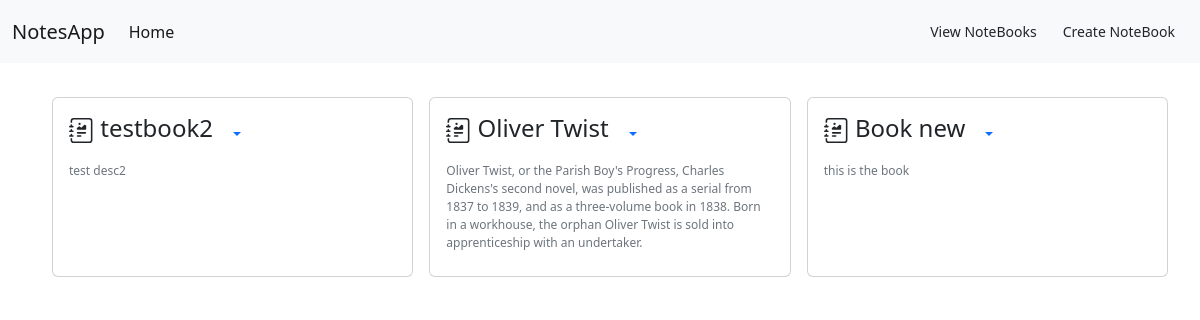
Before: /notebooks/view_notebooks.php with the older database file.
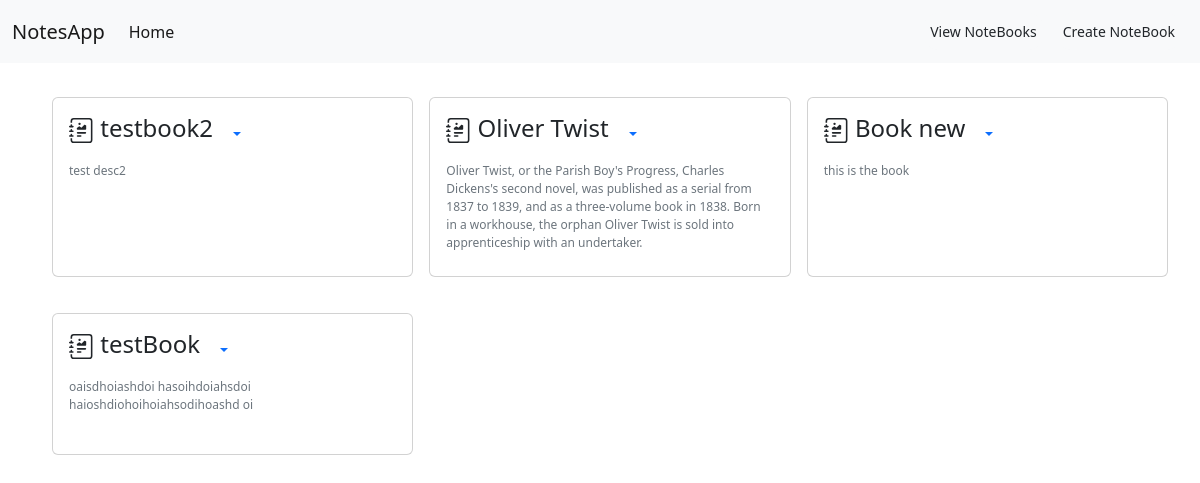
After: the same page with the newer database file.
### tables this page shows
CREATE TABLE notebooks(
    nb_id INTEGER PRIMARY KEY AUTOINCREMENT,
    name  CHAR(100) NOT NULL,
    desc TEXT NOT NULL,
    created_at DATETIME DEFAULT CURRENT_TIMESTAMP,
    updated_at DATETIME DEFAULT CURRENT_TIMESTAMP
);

### notebooks/view_notebooks.php (the view, shortened to what this page needs)
<?php
include_once '../includes/header.php';
include_once '../includes/footer.php';
include_once '../includes/navbar.php';
?>
<?php main_header('View Notebook'); ?>
<?php main_navbar(); ?>
<div class="container">
    <div class="mt-4 wrapper" >
        <?php
        $db = new database('../notesapp.db');
        $sql = "SELECT * FROM notebooks";
        $response =  $db->query($sql);
        while ($row  = $response->fetchArray(SQLITE3_ASSOC)) {
		echo '<div class="card card-body "  id="box">';
		echo '<ul class="nav">';
	    echo '<a href="../notes/createnotes.php?bid='.$row['nb_id'].'" class="text-center h4 nav-item" style="text-decoration:none">
		    <svg xmlns="http://www.w3.org/2000/svg" width="25" height="25" fill="currentColor" class="bi bi-journal-richtext" viewBox="0 0 16 16">
  <path d="M7.5 3.75a.75.75 0 1 1-1.5 0 .75.75 0 0 1 1.5 0zm-.861 1.542 1.33.886 1.854-1.855a.25.25 0 0 1 .289-.047L11 4.75V7a.5.5 0 0 1-.5.5h-5A.5.5 0 0 1 5 7v-.5s1.54-1.274 1.639-1.208zM5 9.5a.5.5 0 0 1 .5-.5h5a.5.5 0 0 1 0 1h-5a.5.5 0 0 1-.5-.5zm0 2a.5.5 0 0 1 .5-.5h2a.5.5 0 0 1 0 1h-2a.5.5 0 0 1-.5-.5z"/>
  <path d="M3 0h10a2 2 0 0 1 2 2v12a2 2 0 0 1-2 2H3a2 2 0 0 1-2-2v-1h1v1a1 1 0 0 0 1 1h10a1 1 0 0 0 1-1V2a1 1 0 0 0-1-1H3a1 1 0 0 0-1 1v1H1V2a2 2 0 0 1 2-2z"/>
  <path d="M1 5v-.5a.5.5 0 0 1 1 0V5h.5a.5.5 0 0 1 0 1h-2a.5.5 0 0 1 0-1H1zm0 3v-.5a.5.5 0 0 1 1 0V8h.5a.5.5 0 0 1 0 1h-2a.5.5 0 0 1 0-1H1zm0 3v-.5a.5.5 0 0 1 1 0v.5h.5a.5.5 0 0 1 0 1h-2a.5.5 0 0 1 0-1H1z"/>
</svg> ' . $row['name'] . '</a>';
echo '<div class="dropdown ml-5 nav-item ">
  <a class=" dropdown-toggle nav-link" type="button" id="dropdownMenu2" data-bs-toggle="dropdown" aria-expanded="false">
  </a>
  <ul class="dropdown-menu" aria-labelledby="dropdownMenu2">
    <li><a class="dropdown-item" type="button" href="http://localhost:4000/notes/viewnotes.php?bid='.$row['nb_id'].'">
	<svg xmlns="http://www.w3.org/2000/svg" width="20" height="20" fill="currentColor" class="bi bi-eye" viewBox="0 0 16 16">
  <path d="M16 8s-3-5.5-8-5.5S0 8 0 8s3 5.5 8 5.5S16 8 16 8zM1.173 8a13.133 13.133 0 0 1 1.66-2.043C4.12 4.668 5.88 3.5 8 3.5c2.12 0 3.879 1.168 5.168 2.457A13.133 13.133 0 0 1 14.828 8c-.058.087-.122.183-.195.288-.335.48-.83 1.12-1.465 1.755C11.879 11.332 10.119 12.5 8 12.5c-2.12 0-3.879-1.168-5.168-2.457A13.134 13.134 0 0 1 1.172 8z"/>
  <path d="M8 5.5a2.5 2.5 0 1 0 0 5 2.5 2.5 0 0 0 0-5zM4.5 8a3.5 3.5 0 1 1 7 0 3.5 3.5 0 0 1-7 0z"/>
</svg>
	See Notes
	</a></li>
    <li><a class="dropdown-item" type="button" href="http://localhost:4000/notes/createnotes.php?bid='.$row['nb_id'].'">
	<svg xmlns="http://www.w3.org/2000/svg" width="20" height="20" fill="currentColor" class="bi bi-pencil-square" viewBox="0 0 16 16">
  <path d="M15.502 1.94a.5.5 0 0 1 0 .706L14.459 3.69l-2-2L13.502.646a.5.5 0 0 1 .707 0l1.293 1.293zm-1.75 2.456-2-2L4.939 9.21a.5.5 0 0 0-.121.196l-.805 2.414a.25.25 0 0 0 .316.316l2.414-.805a.5.5 0 0 0 .196-.12l6.813-6.814z"/>
  <path fill-rule="evenodd" d="M1 13.5A1.5 1.5 0 0 0 2.5 15h11a1.5 1.5 0 0 0 1.5-1.5v-6a.5.5 0 0 0-1 0v6a.5.5 0 0 1-.5.5h-11a.5.5 0 0 1-.5-.5v-11a.5.5 0 0 1 .5-.5H9a.5.5 0 0 0 0-1H2.5A1.5 1.5 0 0 0 1 2.5v11z"/>
</svg>
	Create&Edit
</a></li>
  </ul>
</div>';
	echo '</ul>';
	   echo '<div class="mt-2 text-secondary" style="font-size:12px">' . $row['desc'] . '</div><br>';
            echo '</div>';
        }
        ?>
   </div>
</div>
<?php
	main_footer();
?>

### includes/header.php
<?php
function main_header($title = 'Document'){
	echo '
	<!DOCTYPE html>
	<html>
	<head>
		<title>'.$title.'</title>
		<link rel="stylesheet" href="http://localhost:4000/bootstrap/css/bootstrap.css">
	</head>
	<body>
	';
}

### includes/navbar.php
<?php
function main_navbar(){
echo '
	<nav class="navbar navbar-expand-lg bg-light">
  <div class="container-fluid">
    <a class="navbar-brand" href="/">NotesApp</a>
    <button class="navbar-toggler" type="button" data-bs-toggle="collapse" data-bs-target="#navbarSupportedContent" aria-controls="navbarSupportedContent" aria-expanded="false" aria-label="Toggle navigation">
      <span class="navbar-toggler-icon"></span>
    </button>
    <div class="collapse navbar-collapse" id="navbarSupportedContent">
      <ul class="navbar-nav me-auto mb-2 mb-lg-0">
        <li class="nav-item">
          <a class="nav-link active" aria-current="page" href="/">Home</a>
        </li>
       </ul>
       <ul class="navbar-nav justify-content-end mb-2 mb-lg-0">
       <li class="nav-item m-1">
          <a class="nav-link btn btn-light text-dark btn-sm rounded-5" style="font-size:14px;"   href="http://localhost:4000/notebooks/view_notebooks.php">View NoteBooks</a>
        </li>
        <li class="nav-item m-1">
        <a class="nav-link btn btn-light text-dark  btn-sm rounded-5"  style="font-size:14px;"  href="http://localhost:4000/notebooks/create.php">Create NoteBook</a>
      </li>
  </div>
  </nav>
';
}

### includes/footer.php
<?php
function main_footer(){
	echo '
	<script src="http://localhost:4000/bootstrap/js/bootstrap.js"></script>
	</body>
	</html>
';
}

### notebooks/view_notebooks.php (style rules this page uses)
#box { margin:10px; width:100%; word-wrap: break-word; }
.wrapper { display: grid; grid-gap: 1em; grid-template-columns: 1fr 1fr 1fr; grid-template-rows: 200px; }

Changed rows visible on the page:
added notebooks: name "testBook", desc "oaisdhoiashdoi hasoihdoiahsdoi haioshdiohoihoiahsodihoashd oi"
